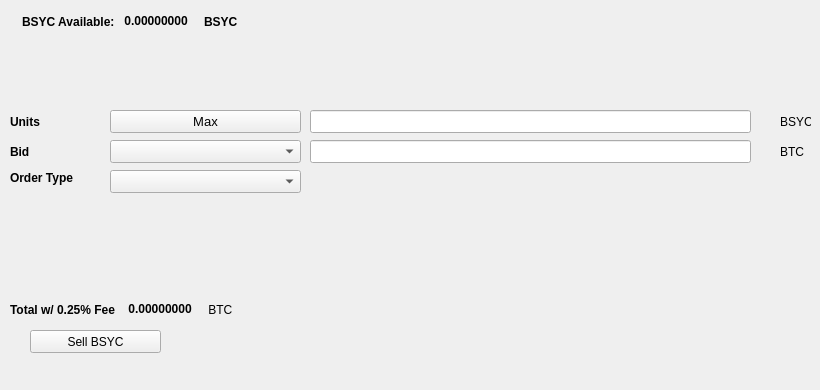
   <widget class="QWidget" name="SellTab">
    <attribute name="title">
     <string>Sell</string>
    </attribute>
    <widget class="QLabel" name="label_16">
     <property name="geometry">
      <rect>
       <x>780</x>
       <y>140</y>
       <width>31</width>
       <height>23</height>
      </rect>
     </property>
     <property name="text">
      <string>BTC</string>
     </property>
    </widget>
    <widget class="QComboBox" name="SellBidcomboBox">
     <property name="geometry">
      <rect>
       <x>110</x>
       <y>140</y>
       <width>191</width>
       <height>23</height>
      </rect>
     </property>
     <property name="font">
      <font>
       <pointsize>10</pointsize>
      </font>
     </property>
    </widget>
    <widget class="QLabel" name="label_18">
     <property name="geometry">
      <rect>
       <x>10</x>
       <y>110</y>
       <width>46</width>
       <height>23</height>
      </rect>
     </property>
     <property name="font">
      <font>
       <weight>75</weight>
       <bold>true</bold>
      </font>
     </property>
     <property name="text">
      <string>Units</string>
     </property>
    </widget>
    <widget class="QPushButton" name="Sell_Max_Amount">
     <property name="geometry">
      <rect>
       <x>110</x>
       <y>110</y>
       <width>191</width>
       <height>23</height>
      </rect>
     </property>
     <property name="font">
      <font>
       <pointsize>10</pointsize>
      </font>
     </property>
     <property name="text">
      <string>Max</string>
     </property>
    </widget>
    <widget class="QLabel" name="label_20">
     <property name="geometry">
      <rect>
       <x>10</x>
       <y>170</y>
       <width>91</width>
       <height>16</height>
      </rect>
     </property>
     <property name="font">
      <font>
       <weight>75</weight>
       <bold>true</bold>
      </font>
     </property>
     <property name="text">
      <string>Order Type</string>
     </property>
    </widget>
    <widget class="QComboBox" name="SellOrdertypeCombo">
     <property name="geometry">
      <rect>
       <x>110</x>
       <y>170</y>
       <width>191</width>
       <height>23</height>
      </rect>
     </property>
     <property name="font">
      <font>
       <pointsize>10</pointsize>
      </font>
     </property>
    </widget>
    <widget class="QLabel" name="label_21">
     <property name="geometry">
      <rect>
       <x>10</x>
       <y>140</y>
       <width>46</width>
       <height>23</height>
      </rect>
     </property>
     <property name="font">
      <font>
       <weight>75</weight>
       <bold>true</bold>
      </font>
     </property>
     <property name="text">
      <string>Bid</string>
     </property>
    </widget>
    <widget class="QLabel" name="label_22">
     <property name="geometry">
      <rect>
       <x>780</x>
       <y>110</y>
       <width>31</width>
       <height>23</height>
      </rect>
     </property>
     <property name="text">
      <string>BSYC</string>
     </property>
    </widget>
    <widget class="QLineEdit" name="UnitsInputBSYC">
     <property name="geometry">
      <rect>
       <x>310</x>
       <y>110</y>
       <width>441</width>
       <height>23</height>
      </rect>
     </property>
     <property name="font">
      <font>
       <pointsize>9</pointsize>
       <weight>75</weight>
       <bold>true</bold>
      </font>
     </property>
    </widget>
    <widget class="QLineEdit" name="SellBidPriceEdit">
     <property name="geometry">
      <rect>
       <x>310</x>
       <y>140</y>
       <width>441</width>
       <height>23</height>
      </rect>
     </property>
     <property name="font">
      <font>
       <pointsize>9</pointsize>
       <weight>75</weight>
       <bold>true</bold>
      </font>
     </property>
    </widget>
    <widget class="QPushButton" name="SellBSYCBTN">
     <property name="geometry">
      <rect>
       <x>30</x>
       <y>330</y>
       <width>131</width>
       <height>23</height>
      </rect>
     </property>
     <property name="text">
      <string>Sell BSYC</string>
     </property>
     <property name="icon">
      <iconset resource="../baisyccoin">
       <normaloff>:/icons/bitcoin</normaloff>:/icons/bitcoin</iconset>
     </property>
    </widget>
    <widget class="QWidget" name="layoutWidget3">
     <property name="geometry">
      <rect>
       <x>22</x>
       <y>12</y>
       <width>258</width>
       <height>19</height>
      </rect>
     </property>
     <layout class="QHBoxLayout" name="horizontalLayout">
      <item>
       <widget class="QLabel" name="label232_2">
        <property name="font">
         <font>
          <weight>75</weight>
          <bold>true</bold>
         </font>
        </property>
        <property name="text">
         <string>BSYC Available:</string>
        </property>
       </widget>
      </item>
      <item>
       <widget class="QLabel" name="BSYCAvailableLabel">
        <property name="palette">
         <palette>
          <active>
           <colorrole role="WindowText">
            <brush brushstyle="SolidPattern">
             <color alpha="255">
              <red>0</red>
              <green>0</green>
              <blue>0</blue>
             </color>
            </brush>
           </colorrole>
           <colorrole role="Button">
            <brush brushstyle="SolidPattern">
             <color alpha="255">
              <red>0</red>
              <green>170</green>
              <blue>0</blue>
             </color>
            </brush>
           </colorrole>
           <colorrole role="Light">
            <brush brushstyle="SolidPattern">
             <color alpha="255">
              <red>0</red>
              <green>255</green>
              <blue>0</blue>
             </color>
            </brush>
           </colorrole>
           <colorrole role="Midlight">
            <brush brushstyle="SolidPattern">
             <color alpha="255">
              <red>0</red>
              <green>212</green>
              <blue>0</blue>
             </color>
            </brush>
           </colorrole>
           <colorrole role="Dark">
            <brush brushstyle="SolidPattern">
             <color alpha="255">
              <red>0</red>
              <green>85</green>
              <blue>0</blue>
             </color>
            </brush>
           </colorrole>
           <colorrole role="Mid">
            <brush brushstyle="SolidPattern">
             <color alpha="255">
              <red>0</red>
              <green>113</green>
              <blue>0</blue>
             </color>
            </brush>
           </colorrole>
           <colorrole role="Text">
            <brush brushstyle="SolidPattern">
             <color alpha="255">
              <red>0</red>
              <green>170</green>
              <blue>0</blue>
             </color>
            </brush>
           </colorrole>
           <colorrole role="BrightText">
            <brush brushstyle="SolidPattern">
             <color alpha="255">
              <red>255</red>
              <green>255</green>
              <blue>255</blue>
             </color>
            </brush>
           </colorrole>
           <colorrole role="ButtonText">
            <brush brushstyle="SolidPattern">
             <color alpha="255">
              <red>0</red>
              <green>0</green>
              <blue>0</blue>
             </color>
            </brush>
           </colorrole>
           <colorrole role="Base">
            <brush brushstyle="SolidPattern">
             <color alpha="255">
              <red>255</red>
              <green>255</green>
              <blue>255</blue>
             </color>
            </brush>
           </colorrole>
           <colorrole role="Window">
            <brush brushstyle="SolidPattern">
             <color alpha="255">
              <red>0</red>
              <green>170</green>
              <blue>0</blue>
             </color>
            </brush>
           </colorrole>
           <colorrole role="Shadow">
            <brush brushstyle="SolidPattern">
             <color alpha="255">
              <red>0</red>
              <green>0</green>
              <blue>0</blue>
             </color>
            </brush>
           </colorrole>
           <colorrole role="AlternateBase">
            <brush brushstyle="SolidPattern">
             <color alpha="255">
              <red>127</red>
              <green>212</green>
              <blue>127</blue>
             </color>
            </brush>
           </colorrole>
           <colorrole role="ToolTipBase">
            <brush brushstyle="SolidPattern">
             <color alpha="255">
              <red>255</red>
              <green>255</green>
              <blue>220</blue>
             </color>
            </brush>
           </colorrole>
           <colorrole role="ToolTipText">
            <brush brushstyle="SolidPattern">
             <color alpha="255">
              <red>0</red>
              <green>0</green>
              <blue>0</blue>
             </color>
            </brush>
           </colorrole>
          </active>
          <inactive>
           <colorrole role="WindowText">
            <brush brushstyle="SolidPattern">
             <color alpha="255">
              <red>0</red>
              <green>0</green>
              <blue>0</blue>
             </color>
            </brush>
           </colorrole>
           <colorrole role="Button">
            <brush brushstyle="SolidPattern">
             <color alpha="255">
              <red>0</red>
              <green>170</green>
              <blue>0</blue>
             </color>
            </brush>
           </colorrole>
           <colorrole role="Light">
            <brush brushstyle="SolidPattern">
             <color alpha="255">
              <red>0</red>
              <green>255</green>
              <blue>0</blue>
             </color>
            </brush>
           </colorrole>
           <colorrole role="Midlight">
            <brush brushstyle="SolidPattern">
             <color alpha="255">
              <red>0</red>
              <green>212</green>
              <blue>0</blue>
             </color>
            </brush>
           </colorrole>
           <colorrole role="Dark">
            <brush brushstyle="SolidPattern">
             <color alpha="255">
              <red>0</red>
              <green>85</green>
              <blue>0</blue>
             </color>
            </brush>
           </colorrole>
           <colorrole role="Mid">
            <brush brushstyle="SolidPattern">
             <color alpha="255">
              <red>0</red>
              <green>113</green>
              <blue>0</blue>
             </color>
            </brush>
           </colorrole>
           <colorrole role="Text">
            <brush brushstyle="SolidPattern">
             <color alpha="255">
              <red>0</red>
              <green>170</green>
              <blue>0</blue>
             </color>
            </brush>
           </colorrole>
           <colorrole role="BrightText">
            <brush brushstyle="SolidPattern">
             <color alpha="255">
              <red>255</red>
              <green>255</green>
              <blue>255</blue>
             </color>
            </brush>
           </colorrole>
           <colorrole role="ButtonText">
            <brush brushstyle="SolidPattern">
             <color alpha="255">
              <red>0</red>
              <green>0</green>
              <blue>0</blue>
             </color>
            </brush>
           </colorrole>
           <colorrole role="Base">
            <brush brushstyle="SolidPattern">
             <color alpha="255">
              <red>255</red>
              <green>255</green>
              <blue>255</blue>
             </color>
            </brush>
           </colorrole>
           <colorrole role="Window">
            <brush brushstyle="SolidPattern">
             <color alpha="255">
              <red>0</red>
              <green>170</green>
              <blue>0</blue>
             </color>
            </brush>
           </colorrole>
           <colorrole role="Shadow">
            <brush brushstyle="SolidPattern">
             <color alpha="255">
              <red>0</red>
              <green>0</green>
              <blue>0</blue>
             </color>
            </brush>
           </colorrole>
           <colorrole role="AlternateBase">
            <brush brushstyle="SolidPattern">
             <color alpha="255">
              <red>127</red>
              <green>212</green>
              <blue>127</blue>
             </color>
            </brush>
           </colorrole>
           <colorrole role="ToolTipBase">
            <brush brushstyle="SolidPattern">
             <color alpha="255">
              <red>255</red>
              <green>255</green>
              <blue>220</blue>
             </color>
            </brush>
           </colorrole>
           <colorrole role="ToolTipText">
            <brush brushstyle="SolidPattern">
             <color alpha="255">
              <red>0</red>
              <green>0</green>
              <blue>0</blue>
             </color>
            </brush>
           </colorrole>
          </inactive>
          <disabled>
           <colorrole role="WindowText">
            <brush brushstyle="SolidPattern">
             <color alpha="255">
              <red>0</red>
              <green>85</green>
              <blue>0</blue>
             </color>
            </brush>
           </colorrole>
           <colorrole role="Button">
            <brush brushstyle="SolidPattern">
             <color alpha="255">
              <red>0</red>
              <green>170</green>
              <blue>0</blue>
             </color>
            </brush>
           </colorrole>
           <colorrole role="Light">
            <brush brushstyle="SolidPattern">
             <color alpha="255">
              <red>0</red>
              <green>255</green>
              <blue>0</blue>
             </color>
            </brush>
           </colorrole>
           <colorrole role="Midlight">
            <brush brushstyle="SolidPattern">
             <color alpha="255">
              <red>0</red>
              <green>212</green>
              <blue>0</blue>
             </color>
            </brush>
           </colorrole>
           <colorrole role="Dark">
            <brush brushstyle="SolidPattern">
             <color alpha="255">
              <red>0</red>
              <green>85</green>
              <blue>0</blue>
             </color>
            </brush>
           </colorrole>
           <colorrole role="Mid">
            <brush brushstyle="SolidPattern">
             <color alpha="255">
              <red>0</red>
              <green>113</green>
              <blue>0</blue>
             </color>
            </brush>
           </colorrole>
           <colorrole role="Text">
            <brush brushstyle="SolidPattern">
             <color alpha="255">
              <red>0</red>
              <green>85</green>
              <blue>0</blue>
             </color>
            </brush>
           </colorrole>
           <colorrole role="BrightText">
            <brush brushstyle="SolidPattern">
             <color alpha="255">
              <red>255</red>
              <green>255</green>
              <blue>255</blue>
             </color>
            </brush>
           </colorrole>
           <colorrole role="ButtonText">
            <brush brushstyle="SolidPattern">
             <color alpha="255">
              <red>0</red>
              <green>85</green>
              <blue>0</blue>
             </color>
            </brush>
           </colorrole>
           <colorrole role="Base">
            <brush brushstyle="SolidPattern">
             <color alpha="255">
              <red>0</red>
              <green>170</green>
              <blue>0</blue>
             </color>
            </brush>
           </colorrole>
           <colorrole role="Window">
            <brush brushstyle="SolidPattern">
             <color alpha="255">
              <red>0</red>
              <green>170</green>
              <blue>0</blue>
             </color>
            </brush>
           </colorrole>
           <colorrole role="Shadow">
            <brush brushstyle="SolidPattern">
             <color alpha="255">
              <red>0</red>
              <green>0</green>
              <blue>0</blue>
             </color>
            </brush>
           </colorrole>
           <colorrole role="AlternateBase">
            <brush brushstyle="SolidPattern">
             <color alpha="255">
              <red>0</red>
              <green>170</green>
              <blue>0</blue>
             </color>
            </brush>
           </colorrole>
           <colorrole role="ToolTipBase">
            <brush brushstyle="SolidPattern">
             <color alpha="255">
              <red>255</red>
              <green>255</green>
              <blue>220</blue>
             </color>
            </brush>
           </colorrole>
           <colorrole role="ToolTipText">
            <brush brushstyle="SolidPattern">
             <color alpha="255">
              <red>0</red>
              <green>0</green>
              <blue>0</blue>
             </color>
            </brush>
           </colorrole>
          </disabled>
         </palette>
        </property>
        <property name="font">
         <font>
          <weight>75</weight>
          <bold>true</bold>
         </font>
        </property>
        <property name="text">
         <string> 0.00000000 </string>
        </property>
        <property name="textInteractionFlags">
         <set>Qt::LinksAccessibleByMouse|Qt::TextSelectableByKeyboard|Qt::TextSelectableByMouse</set>
        </property>
       </widget>
      </item>
      <item>
       <widget class="QLabel" name="labelBSYC">
        <property name="font">
         <font>
          <weight>75</weight>
          <bold>true</bold>
         </font>
        </property>
        <property name="text">
         <string>BSYC</string>
        </property>
       </widget>
      </item>
     </layout>
    </widget>
    <widget class="QWidget" name="layoutWidget">
     <property name="geometry">
      <rect>
       <x>10</x>
       <y>300</y>
       <width>268</width>
       <height>19</height>
      </rect>
     </property>
     <layout class="QHBoxLayout" name="horizontalLayout_2">
      <item>
       <widget class="QLabel" name="label_19">
        <property name="font">
         <font>
          <weight>75</weight>
          <bold>true</bold>
         </font>
        </property>
        <property name="text">
         <string>Total w/ 0.25% Fee </string>
        </property>
       </widget>
      </item>
      <item>
       <widget class="QLabel" name="SellCostLabel">
        <property name="palette">
         <palette>
          <active>
           <colorrole role="WindowText">
            <brush brushstyle="SolidPattern">
             <color alpha="255">
              <red>0</red>
              <green>0</green>
              <blue>0</blue>
             </color>
            </brush>
           </colorrole>
           <colorrole role="Button">
            <brush brushstyle="SolidPattern">
             <color alpha="255">
              <red>0</red>
              <green>170</green>
              <blue>0</blue>
             </color>
            </brush>
           </colorrole>
           <colorrole role="Light">
            <brush brushstyle="SolidPattern">
             <color alpha="255">
              <red>0</red>
              <green>255</green>
              <blue>0</blue>
             </color>
            </brush>
           </colorrole>
           <colorrole role="Midlight">
            <brush brushstyle="SolidPattern">
             <color alpha="255">
              <red>0</red>
              <green>212</green>
              <blue>0</blue>
             </color>
            </brush>
           </colorrole>
           <colorrole role="Dark">
            <brush brushstyle="SolidPattern">
             <color alpha="255">
              <red>0</red>
              <green>85</green>
              <blue>0</blue>
             </color>
            </brush>
           </colorrole>
           <colorrole role="Mid">
            <brush brushstyle="SolidPattern">
             <color alpha="255">
              <red>0</red>
              <green>113</green>
              <blue>0</blue>
             </color>
            </brush>
           </colorrole>
           <colorrole role="Text">
            <brush brushstyle="SolidPattern">
             <color alpha="255">
              <red>0</red>
              <green>170</green>
              <blue>0</blue>
             </color>
            </brush>
           </colorrole>
           <colorrole role="BrightText">
            <brush brushstyle="SolidPattern">
             <color alpha="255">
              <red>255</red>
              <green>255</green>
              <blue>255</blue>
             </color>
            </brush>
           </colorrole>
           <colorrole role="ButtonText">
            <brush brushstyle="SolidPattern">
             <color alpha="255">
              <red>0</red>
              <green>0</green>
              <blue>0</blue>
             </color>
            </brush>
           </colorrole>
           <colorrole role="Base">
            <brush brushstyle="SolidPattern">
             <color alpha="255">
              <red>255</red>
              <green>255</green>
              <blue>255</blue>
             </color>
            </brush>
           </colorrole>
           <colorrole role="Window">
            <brush brushstyle="SolidPattern">
             <color alpha="255">
              <red>0</red>
              <green>170</green>
              <blue>0</blue>
             </color>
            </brush>
           </colorrole>
           <colorrole role="Shadow">
            <brush brushstyle="SolidPattern">
             <color alpha="255">
              <red>0</red>
              <green>0</green>
              <blue>0</blue>
             </color>
            </brush>
           </colorrole>
           <colorrole role="AlternateBase">
            <brush brushstyle="SolidPattern">
             <color alpha="255">
              <red>127</red>
              <green>212</green>
              <blue>127</blue>
             </color>
            </brush>
           </colorrole>
           <colorrole role="ToolTipBase">
            <brush brushstyle="SolidPattern">
             <color alpha="255">
              <red>255</red>
              <green>255</green>
              <blue>220</blue>
             </color>
            </brush>
           </colorrole>
           <colorrole role="ToolTipText">
            <brush brushstyle="SolidPattern">
             <color alpha="255">
              <red>0</red>
              <green>0</green>
              <blue>0</blue>
             </color>
            </brush>
           </colorrole>
          </active>
          <inactive>
           <colorrole role="WindowText">
            <brush brushstyle="SolidPattern">
             <color alpha="255">
              <red>0</red>
              <green>0</green>
              <blue>0</blue>
             </color>
            </brush>
           </colorrole>
           <colorrole role="Button">
            <brush brushstyle="SolidPattern">
             <color alpha="255">
              <red>0</red>
              <green>170</green>
              <blue>0</blue>
             </color>
            </brush>
           </colorrole>
           <colorrole role="Light">
            <brush brushstyle="SolidPattern">
             <color alpha="255">
              <red>0</red>
              <green>255</green>
              <blue>0</blue>
             </color>
            </brush>
           </colorrole>
           <colorrole role="Midlight">
            <brush brushstyle="SolidPattern">
             <color alpha="255">
              <red>0</red>
              <green>212</green>
              <blue>0</blue>
             </color>
            </brush>
           </colorrole>
           <colorrole role="Dark">
            <brush brushstyle="SolidPattern">
             <color alpha="255">
              <red>0</red>
              <green>85</green>
              <blue>0</blue>
             </color>
            </brush>
           </colorrole>
           <colorrole role="Mid">
            <brush brushstyle="SolidPattern">
             <color alpha="255">
              <red>0</red>
              <green>113</green>
              <blue>0</blue>
             </color>
            </brush>
           </colorrole>
           <colorrole role="Text">
            <brush brushstyle="SolidPattern">
             <color alpha="255">
              <red>0</red>
              <green>170</green>
              <blue>0</blue>
             </color>
            </brush>
           </colorrole>
           <colorrole role="BrightText">
            <brush brushstyle="SolidPattern">
             <color alpha="255">
              <red>255</red>
              <green>255</green>
              <blue>255</blue>
             </color>
            </brush>
           </colorrole>
           <colorrole role="ButtonText">
            <brush brushstyle="SolidPattern">
             <color alpha="255">
              <red>0</red>
              <green>0</green>
              <blue>0</blue>
             </color>
            </brush>
           </colorrole>
           <colorrole role="Base">
            <brush brushstyle="SolidPattern">
             <color alpha="255">
              <red>255</red>
              <green>255</green>
              <blue>255</blue>
             </color>
            </brush>
           </colorrole>
           <colorrole role="Window">
            <brush brushstyle="SolidPattern">
             <color alpha="255">
              <red>0</red>
              <green>170</green>
              <blue>0</blue>
             </color>
            </brush>
           </colorrole>
           <colorrole role="Shadow">
            <brush brushstyle="SolidPattern">
             <color alpha="255">
              <red>0</red>
              <green>0</green>
              <blue>0</blue>
             </color>
            </brush>
           </colorrole>
           <colorrole role="AlternateBase">
            <brush brushstyle="SolidPattern">
             <color alpha="255">
              <red>127</red>
              <green>212</green>
              <blue>127</blue>
             </color>
            </brush>
           </colorrole>
           <colorrole role="ToolTipBase">
            <brush brushstyle="SolidPattern">
             <color alpha="255">
              <red>255</red>
              <green>255</green>
              <blue>220</blue>
             </color>
            </brush>
           </colorrole>
           <colorrole role="ToolTipText">
            <brush brushstyle="SolidPattern">
             <color alpha="255">
              <red>0</red>
              <green>0</green>
              <blue>0</blue>
             </color>
            </brush>
           </colorrole>
          </inactive>
          <disabled>
           <colorrole role="WindowText">
            <brush brushstyle="SolidPattern">
             <color alpha="255">
              <red>0</red>
              <green>85</green>
              <blue>0</blue>
             </color>
            </brush>
           </colorrole>
           <colorrole role="Button">
            <brush brushstyle="SolidPattern">
             <color alpha="255">
              <red>0</red>
              <green>170</green>
              <blue>0</blue>
             </color>
            </brush>
           </colorrole>
           <colorrole role="Light">
            <brush brushstyle="SolidPattern">
             <color alpha="255">
              <red>0</red>
              <green>255</green>
              <blue>0</blue>
             </color>
            </brush>
           </colorrole>
           <colorrole role="Midlight">
            <brush brushstyle="SolidPattern">
             <color alpha="255">
              <red>0</red>
              <green>212</green>
              <blue>0</blue>
             </color>
            </brush>
           </colorrole>
           <colorrole role="Dark">
            <brush brushstyle="SolidPattern">
             <color alpha="255">
              <red>0</red>
              <green>85</green>
              <blue>0</blue>
             </color>
            </brush>
           </colorrole>
           <colorrole role="Mid">
            <brush brushstyle="SolidPattern">
             <color alpha="255">
              <red>0</red>
              <green>113</green>
              <blue>0</blue>
             </color>
            </brush>
           </colorrole>
           <colorrole role="Text">
            <brush brushstyle="SolidPattern">
             <color alpha="255">
              <red>0</red>
              <green>85</green>
              <blue>0</blue>
             </color>
            </brush>
           </colorrole>
           <colorrole role="BrightText">
            <brush brushstyle="SolidPattern">
             <color alpha="255">
              <red>255</red>
              <green>255</green>
              <blue>255</blue>
             </color>
            </brush>
           </colorrole>
           <colorrole role="ButtonText">
            <brush brushstyle="SolidPattern">
             <color alpha="255">
              <red>0</red>
              <green>85</green>
              <blue>0</blue>
             </color>
            </brush>
           </colorrole>
           <colorrole role="Base">
            <brush brushstyle="SolidPattern">
             <color alpha="255">
              <red>0</red>
              <green>170</green>
              <blue>0</blue>
             </color>
            </brush>
           </colorrole>
           <colorrole role="Window">
            <brush brushstyle="SolidPattern">
             <color alpha="255">
              <red>0</red>
              <green>170</green>
              <blue>0</blue>
             </color>
            </brush>
           </colorrole>
           <colorrole role="Shadow">
            <brush brushstyle="SolidPattern">
             <color alpha="255">
              <red>0</red>
              <green>0</green>
              <blue>0</blue>
             </color>
            </brush>
           </colorrole>
           <colorrole role="AlternateBase">
            <brush brushstyle="SolidPattern">
             <color alpha="255">
              <red>0</red>
              <green>170</green>
              <blue>0</blue>
             </color>
            </brush>
           </colorrole>
           <colorrole role="ToolTipBase">
            <brush brushstyle="SolidPattern">
             <color alpha="255">
              <red>255</red>
              <green>255</green>
              <blue>220</blue>
             </color>
            </brush>
           </colorrole>
           <colorrole role="ToolTipText">
            <brush brushstyle="SolidPattern">
             <color alpha="255">
              <red>0</red>
              <green>0</green>
              <blue>0</blue>
             </color>
            </brush>
           </colorrole>
          </disabled>
         </palette>
        </property>
        <property name="font">
         <font>
          <weight>75</weight>
          <bold>true</bold>
         </font>
        </property>
        <property name="autoFillBackground">
         <bool>false</bool>
        </property>
        <property name="text">
         <string> 0.00000000</string>
        </property>
        <property name="textInteractionFlags">
         <set>Qt::LinksAccessibleByMouse|Qt::TextSelectableByMouse</set>
        </property>
       </widget>
      </item>
      <item>
       <widget class="QLabel" name="label_17">
        <property name="font">
         <font>
          <weight>50</weight>
          <bold>false</bold>
         </font>
        </property>
        <property name="text">
         <string> BTC</string>
        </property>
       </widget>
      </item>
     </layout>
    </widget>
    <widget class="QLabel" name="label_23">
     <property name="geometry">
      <rect>
       <x>460</x>
       <y>300</y>
       <width>281</width>
       <height>81</height>
      </rect>
     </property>
     <property name="text">
      <string/>
     </property>
     <property name="pixmap">
      <pixmap>:/images/bittrex</pixmap>
     </property>
    </widget>
   </widget>
